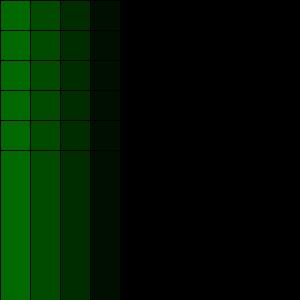
Frame 1 (no input)
Frame 60 (the mouse pressed at the canvas centre just before this capture): identical to frame 1, image omitted
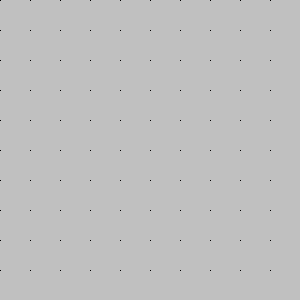
Frame 120 (the mouse held since frame 60 and released just before this capture)

The Processing sketch that drew these frames (run headless with seeded random() and noise(); from frame 60 on, the mouse is pressed at the canvas centre):

// Processing sketch: processing_63082
// ── processing_63082.pde

void setup(){
  size(300,300);  
}


void draw(){
background(192);
for (int i = 0; i < 330; i = i+30) {
  fill(mouseX, 255-i, mouseY);
  rect(i, 0, mouseX-150,mouseY-150);
  rect(i, 30, mouseX-150,mouseY-150);
  rect(i, 60, mouseX-150,mouseY-150);
  rect(i, 90, mouseX-150,mouseY-150);
  rect(i, 120, mouseX-150,mouseY-150);
  rect(i, 150, mouseX-150,mouseY-150);
  rect(i, 180, mouseX-150,mouseY-150);
  rect(i, 210, mouseX-150,mouseY-150);
  rect(i, 240, mouseX-150,mouseY-150);
  rect(i, 270, mouseX-150,mouseY-150);
  rect(i, 300, mouseX-150,mouseY-150);
}

}
